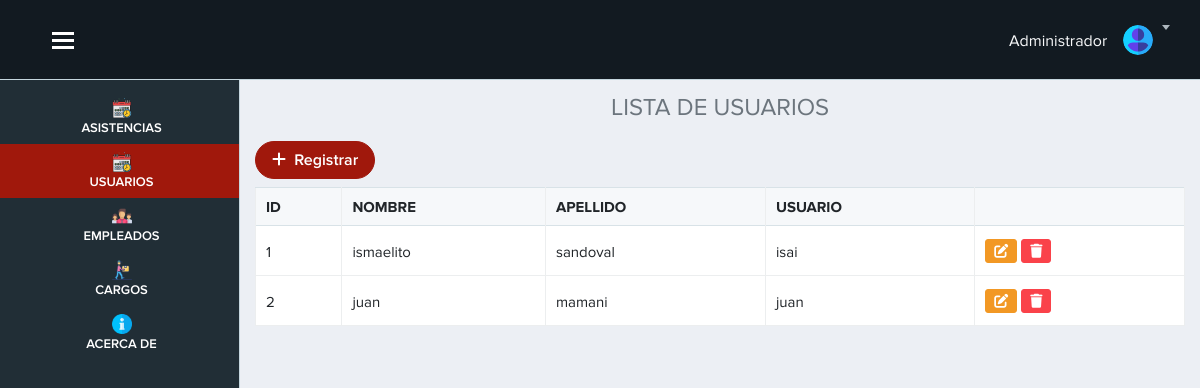
Page /vista/usuario.php (signed in) on the committed database.
### tables this page shows
CREATE TABLE `usuario` (
  `id_usuario` int(11) NOT NULL AUTO_INCREMENT,
  `nombre` varchar(100) DEFAULT NULL,
  `apellido` varchar(100) DEFAULT NULL,
  `usuario` varchar(100) NOT NULL,
  `password` varchar(255) NOT NULL,
  PRIMARY KEY (`id_usuario`)
);

### vista/usuario.php (the view, shortened to what this page needs)
<?php require('./layout/topbar.php'); ?>
<?php require('./layout/sidebar.php'); ?>
<div class="page-content">
    <h4 class="text-center text-secondary">LISTA DE USUARIOS</h4>
    <?php
      include "../modelo/conexion.php";
      $sql=$conexion->query(" SELECT * from usuario");
    ?>
    <a href="registro_usuario.php" class="btn btn-primary btn-rounded mb-2"><i class="fas fa-plus"></i> &nbsp;Registrar</a>
    <table class="table table-bordered table-hover col-sm-12" id="example">
      <thead>
        <tr>
          <th scope="col">ID</th>
          <th scope="col">NOMBRE</th>
          <th scope="col">APELLIDO</th>
          <th scope="col">USUARIO</th>
          <th></th>
        </tr>
      </thead>
      <tbody>
        <?php
          while($datos=$sql->fetch_object()) { ?>
          <tr>
            <td><?= $datos->id_usuario ?></td>
            <td><?= $datos->nombre ?></td>
            <td><?= $datos->apellido ?></td>
            <td><?= $datos->usuario ?></td>
            <td>
            <a href="" data-toggle="modal" data-target="#exampleModal<?= $datos->id_usuario ?>" class="btn btn-warning btn-sm"><i class="fas fa-edit"></i></a>
            <a href="usuario.php?id=<?= $datos->id_usuario ?>" onclick="advertencia(event)" class="btn btn-danger btn-sm"><i class="fas fa-trash"></i></a>
            </td>
          </tr>
        <?php  }
        ?>
      </tbody>
    </table>
</div>
</div>
<?php require('./layout/footer.php'); ?>

### vista/layout/topbar.php (style rules this page uses)
.page-content { margin-top: 70px; }

### rows in the picture
usuario: id_usuario "1", nombre "ismaelito", apellido "sandoval", usuario "isai"
usuario: id_usuario "2", nombre "juan", apellido "mamani", usuario "juan"
